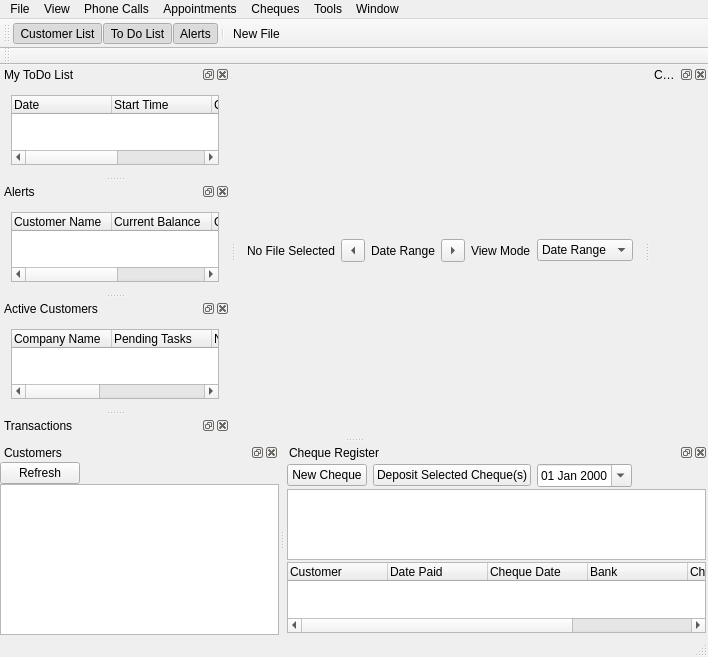
<?xml version="1.0" encoding="UTF-8"?>
<ui version="4.0">
 <class>DCMainWindow</class>
 <widget class="QMainWindow" name="DCMainWindow">
  <property name="geometry">
   <rect>
    <x>0</x>
    <y>0</y>
    <width>708</width>
    <height>657</height>
   </rect>
  </property>
  <property name="windowTitle">
   <string>Collection</string>
  </property>
  <property name="windowIcon">
   <iconset resource="res.qrc">
    <normaloff>:/images/tickets.ico</normaloff>:/images/tickets.ico</iconset>
  </property>
  <widget class="QWidget" name="centralWidget">
   <layout class="QVBoxLayout" name="verticalLayout_2">
    <item>
     <layout class="QHBoxLayout" name="horizontalLayout">
      <property name="sizeConstraint">
       <enum>QLayout::SetMinAndMaxSize</enum>
      </property>
      <item>
       <widget class="QLabel" name="lblCurrentFile">
        <property name="maximumSize">
         <size>
          <width>16777215</width>
          <height>25</height>
         </size>
        </property>
        <property name="styleSheet">
         <string notr="true">font: 16pt &quot;MS Shell Dlg 2&quot;;</string>
        </property>
        <property name="text">
         <string>No File Selected</string>
        </property>
       </widget>
      </item>
      <item>
       <widget class="QToolButton" name="cmdDateLeft">
        <property name="text">
         <string>...</string>
        </property>
        <property name="arrowType">
         <enum>Qt::LeftArrow</enum>
        </property>
       </widget>
      </item>
      <item>
       <widget class="QLabel" name="lblDateRange">
        <property name="maximumSize">
         <size>
          <width>16777215</width>
          <height>25</height>
         </size>
        </property>
        <property name="styleSheet">
         <string notr="true">font: 16pt &quot;MS Shell Dlg 2&quot;;</string>
        </property>
        <property name="text">
         <string>Date Range</string>
        </property>
       </widget>
      </item>
      <item>
       <widget class="QToolButton" name="cmdDateRight">
        <property name="text">
         <string>...</string>
        </property>
        <property name="arrowType">
         <enum>Qt::RightArrow</enum>
        </property>
       </widget>
      </item>
      <item>
       <widget class="QLabel" name="label">
        <property name="text">
         <string>View Mode</string>
        </property>
       </widget>
      </item>
      <item>
       <widget class="QComboBox" name="cboCalendarMode">
        <item>
         <property name="text">
          <string>Date Range</string>
         </property>
        </item>
        <item>
         <property name="text">
          <string>Month</string>
         </property>
        </item>
       </widget>
      </item>
     </layout>
    </item>
    <item>
     <layout class="QVBoxLayout" name="calendarLayout"/>
    </item>
   </layout>
  </widget>
  <widget class="QMenuBar" name="menuBar">
   <property name="geometry">
    <rect>
     <x>0</x>
     <y>0</y>
     <width>708</width>
     <height>21</height>
    </rect>
   </property>
   <widget class="QMenu" name="menuFile">
    <property name="title">
     <string>File</string>
    </property>
    <addaction name="actionNew_File"/>
    <addaction name="separator"/>
    <addaction name="actionLog_Off"/>
    <addaction name="actionExit"/>
   </widget>
   <widget class="QMenu" name="menuView">
    <property name="title">
     <string>View</string>
    </property>
    <addaction name="actionCustomer_List"/>
    <addaction name="actionTo_Do_List"/>
    <addaction name="actionAlerts"/>
    <addaction name="separator"/>
    <addaction name="actionStatus_Bar"/>
    <addaction name="actionTool_Bar"/>
   </widget>
   <widget class="QMenu" name="menuWindow">
    <property name="title">
     <string>Window</string>
    </property>
    <addaction name="actionTile_Vertically"/>
    <addaction name="actionTile_Horizontally"/>
    <addaction name="separator"/>
   </widget>
   <widget class="QMenu" name="menuTools">
    <property name="title">
     <string>Tools</string>
    </property>
    <addaction name="actionAction_Types"/>
   </widget>
   <widget class="QMenu" name="menuAppointments">
    <property name="title">
     <string>Appointments</string>
    </property>
    <addaction name="actionNew_Appointment"/>
    <addaction name="actionShow_Appointment_List"/>
   </widget>
   <widget class="QMenu" name="menuPhone_Calls">
    <property name="title">
     <string>Phone Calls</string>
    </property>
    <addaction name="actionNew_Call"/>
   </widget>
   <widget class="QMenu" name="menuCheques">
    <property name="title">
     <string>Cheques</string>
    </property>
    <addaction name="actionNew_Cheque"/>
    <addaction name="actionView_Register"/>
   </widget>
   <addaction name="menuFile"/>
   <addaction name="menuView"/>
   <addaction name="menuPhone_Calls"/>
   <addaction name="menuAppointments"/>
   <addaction name="menuCheques"/>
   <addaction name="menuTools"/>
   <addaction name="menuWindow"/>
  </widget>
  <widget class="QToolBar" name="mainToolBar">
   <property name="windowTitle">
    <string>Main Toolbar</string>
   </property>
   <property name="toolButtonStyle">
    <enum>Qt::ToolButtonIconOnly</enum>
   </property>
   <attribute name="toolBarArea">
    <enum>TopToolBarArea</enum>
   </attribute>
   <attribute name="toolBarBreak">
    <bool>false</bool>
   </attribute>
   <addaction name="actionCustomer_List"/>
   <addaction name="actionTo_Do_List"/>
   <addaction name="actionAlerts"/>
   <addaction name="separator"/>
   <addaction name="actionNew_File"/>
  </widget>
  <widget class="QStatusBar" name="statusBar"/>
  <widget class="QDockWidget" name="dockCustomerList">
   <property name="windowTitle">
    <string>Customers</string>
   </property>
   <attribute name="dockWidgetArea">
    <number>8</number>
   </attribute>
   <widget class="QWidget" name="dockWidgetContents">
    <layout class="QVBoxLayout" name="verticalLayout">
     <property name="spacing">
      <number>0</number>
     </property>
     <property name="margin">
      <number>0</number>
     </property>
     <item>
      <layout class="QHBoxLayout" name="horizontalLayout_3">
       <item>
        <widget class="QPushButton" name="cmdRefreshAgeing">
         <property name="text">
          <string>Refresh</string>
         </property>
        </widget>
       </item>
       <item>
        <spacer name="horizontalSpacer_2">
         <property name="orientation">
          <enum>Qt::Horizontal</enum>
         </property>
         <property name="sizeHint" stdset="0">
          <size>
           <width>40</width>
           <height>20</height>
          </size>
         </property>
        </spacer>
       </item>
      </layout>
     </item>
     <item>
      <widget class="QTreeView" name="trvAgeing">
       <attribute name="headerStretchLastSection">
        <bool>false</bool>
       </attribute>
      </widget>
     </item>
    </layout>
   </widget>
  </widget>
  <widget class="QDockWidget" name="dockToDo">
   <property name="windowTitle">
    <string>My ToDo List</string>
   </property>
   <attribute name="dockWidgetArea">
    <number>1</number>
   </attribute>
   <widget class="QWidget" name="dockWidgetContents_2">
    <layout class="QVBoxLayout" name="verticalLayout_3">
     <item>
      <widget class="QTreeWidget" name="trvToDoList">
       <column>
        <property name="text">
         <string>Date</string>
        </property>
       </column>
       <column>
        <property name="text">
         <string>Start Time</string>
        </property>
       </column>
       <column>
        <property name="text">
         <string>Customer</string>
        </property>
       </column>
       <column>
        <property name="text">
         <string>Subject</string>
        </property>
       </column>
      </widget>
     </item>
    </layout>
   </widget>
  </widget>
  <widget class="QDockWidget" name="dockWidget">
   <property name="windowTitle">
    <string>Alerts</string>
   </property>
   <attribute name="dockWidgetArea">
    <number>1</number>
   </attribute>
   <widget class="QWidget" name="dockWidgetContents_3">
    <layout class="QVBoxLayout" name="verticalLayout_4">
     <item>
      <widget class="QTreeWidget" name="treeWidget_3">
       <column>
        <property name="text">
         <string>Customer Name</string>
        </property>
       </column>
       <column>
        <property name="text">
         <string>Current Balance</string>
        </property>
       </column>
       <column>
        <property name="text">
         <string>Overdue Amount</string>
        </property>
       </column>
       <column>
        <property name="text">
         <string>Status</string>
        </property>
       </column>
      </widget>
     </item>
    </layout>
   </widget>
  </widget>
  <widget class="QToolBar" name="toolBar">
   <property name="windowTitle">
    <string>Search Toolbar</string>
   </property>
   <attribute name="toolBarArea">
    <enum>TopToolBarArea</enum>
   </attribute>
   <attribute name="toolBarBreak">
    <bool>true</bool>
   </attribute>
  </widget>
  <widget class="QDockWidget" name="dockCalendar">
   <property name="windowTitle">
    <string>Collection Calendar</string>
   </property>
   <attribute name="dockWidgetArea">
    <number>2</number>
   </attribute>
   <widget class="QWidget" name="dockWidgetContents_4">
    <layout class="QVBoxLayout" name="verticalLayout_5">
     <property name="spacing">
      <number>0</number>
     </property>
     <property name="margin">
      <number>0</number>
     </property>
     <item>
      <widget class="ExtendedCalendarWidget" name="widget" native="true"/>
     </item>
    </layout>
   </widget>
  </widget>
  <widget class="QDockWidget" name="dockWidget_2">
   <property name="windowTitle">
    <string>Active Customers</string>
   </property>
   <attribute name="dockWidgetArea">
    <number>1</number>
   </attribute>
   <widget class="QWidget" name="dockWidgetContents_5">
    <layout class="QVBoxLayout" name="verticalLayout_6">
     <item>
      <widget class="QTreeWidget" name="trvActiveCustomers">
       <column>
        <property name="text">
         <string>Company Name</string>
        </property>
       </column>
       <column>
        <property name="text">
         <string>Pending Tasks</string>
        </property>
       </column>
       <column>
        <property name="text">
         <string>Next Task</string>
        </property>
       </column>
       <column>
        <property name="text">
         <string>Comment</string>
        </property>
       </column>
       <column>
        <property name="text">
         <string>Total Balance</string>
        </property>
       </column>
      </widget>
     </item>
    </layout>
   </widget>
  </widget>
  <widget class="QDockWidget" name="dockTransactions">
   <property name="windowTitle">
    <string>Transactions</string>
   </property>
   <attribute name="dockWidgetArea">
    <number>1</number>
   </attribute>
   <widget class="QWidget" name="dockWidgetContents_6">
    <layout class="QVBoxLayout" name="verticalLayout_7" stretch="0">
     <property name="spacing">
      <number>1</number>
     </property>
     <property name="margin">
      <number>1</number>
     </property>
     <item>
      <widget class="TransactionView" name="transWidget" native="true"/>
     </item>
    </layout>
   </widget>
  </widget>
  <widget class="QDockWidget" name="dockChequeRegister">
   <property name="features">
    <set>QDockWidget::AllDockWidgetFeatures</set>
   </property>
   <property name="windowTitle">
    <string>Cheque Register</string>
   </property>
   <attribute name="dockWidgetArea">
    <number>8</number>
   </attribute>
   <widget class="QWidget" name="dockWidgetContents_7">
    <layout class="QVBoxLayout" name="verticalLayout_8">
     <property name="spacing">
      <number>2</number>
     </property>
     <property name="margin">
      <number>2</number>
     </property>
     <item>
      <layout class="QHBoxLayout" name="horizontalLayout_2">
       <item>
        <widget class="QPushButton" name="cmdNewCheque">
         <property name="text">
          <string>New Cheque</string>
         </property>
        </widget>
       </item>
       <item>
        <widget class="QPushButton" name="cmdDeposit">
         <property name="text">
          <string>Deposit Selected Cheque(s)</string>
         </property>
        </widget>
       </item>
       <item>
        <widget class="QDateEdit" name="dtpChequeDate">
         <property name="displayFormat">
          <string>dd MMM yyyy</string>
         </property>
         <property name="calendarPopup">
          <bool>true</bool>
         </property>
        </widget>
       </item>
       <item>
        <spacer name="horizontalSpacer">
         <property name="orientation">
          <enum>Qt::Horizontal</enum>
         </property>
         <property name="sizeHint" stdset="0">
          <size>
           <width>40</width>
           <height>20</height>
          </size>
         </property>
        </spacer>
       </item>
      </layout>
     </item>
     <item>
      <widget class="CustomQueryView" name="lstCheques"/>
     </item>
     <item>
      <widget class="QTreeWidget" name="trvChequeList">
       <property name="alternatingRowColors">
        <bool>true</bool>
       </property>
       <column>
        <property name="text">
         <string>Customer</string>
        </property>
       </column>
       <column>
        <property name="text">
         <string>Date Paid</string>
        </property>
       </column>
       <column>
        <property name="text">
         <string>Cheque Date</string>
        </property>
       </column>
       <column>
        <property name="text">
         <string>Bank</string>
        </property>
       </column>
       <column>
        <property name="text">
         <string>Cheque No</string>
        </property>
       </column>
       <column>
        <property name="text">
         <string>Amount</string>
        </property>
       </column>
      </widget>
     </item>
    </layout>
   </widget>
  </widget>
  <action name="actionLog_Off">
   <property name="icon">
    <iconset resource="res.qrc">
     <normaloff>:/images/Remove-Male-User.ico</normaloff>:/images/Remove-Male-User.ico</iconset>
   </property>
   <property name="text">
    <string>Log Off</string>
   </property>
  </action>
  <action name="actionExit">
   <property name="icon">
    <iconset resource="res.qrc">
     <normaloff>:/images/packing.ico</normaloff>:/images/packing.ico</iconset>
   </property>
   <property name="text">
    <string>Exit</string>
   </property>
  </action>
  <action name="actionCustomer_List">
   <property name="checkable">
    <bool>true</bool>
   </property>
   <property name="checked">
    <bool>true</bool>
   </property>
   <property name="icon">
    <iconset resource="res.qrc">
     <normaloff>:/images/distributor-report.ico</normaloff>:/images/distributor-report.ico</iconset>
   </property>
   <property name="text">
    <string>Customer List</string>
   </property>
  </action>
  <action name="actionTo_Do_List">
   <property name="checkable">
    <bool>true</bool>
   </property>
   <property name="checked">
    <bool>true</bool>
   </property>
   <property name="icon">
    <iconset resource="res.qrc">
     <normaloff>:/images/sign-up.ico</normaloff>:/images/sign-up.ico</iconset>
   </property>
   <property name="text">
    <string>To Do List</string>
   </property>
  </action>
  <action name="actionAlerts">
   <property name="checkable">
    <bool>true</bool>
   </property>
   <property name="checked">
    <bool>true</bool>
   </property>
   <property name="icon">
    <iconset resource="res.qrc">
     <normaloff>:/images/Select-Language.ico</normaloff>:/images/Select-Language.ico</iconset>
   </property>
   <property name="text">
    <string>Alerts</string>
   </property>
  </action>
  <action name="actionStatus_Bar">
   <property name="checkable">
    <bool>true</bool>
   </property>
   <property name="checked">
    <bool>true</bool>
   </property>
   <property name="text">
    <string>Status Bar</string>
   </property>
  </action>
  <action name="actionTool_Bar">
   <property name="checkable">
    <bool>true</bool>
   </property>
   <property name="checked">
    <bool>true</bool>
   </property>
   <property name="text">
    <string>Tool Bar</string>
   </property>
  </action>
  <action name="actionTile_Vertically">
   <property name="text">
    <string>Tile Vertically</string>
   </property>
  </action>
  <action name="actionTile_Horizontally">
   <property name="text">
    <string>Tile Horizontally</string>
   </property>
  </action>
  <action name="actionNew_File">
   <property name="icon">
    <iconset resource="res.qrc">
     <normaloff>:/images/add-event.ico</normaloff>:/images/add-event.ico</iconset>
   </property>
   <property name="text">
    <string>New File</string>
   </property>
   <property name="toolTip">
    <string>New File</string>
   </property>
   <property name="shortcut">
    <string>Ctrl+N</string>
   </property>
  </action>
  <action name="actionAction_Types">
   <property name="text">
    <string>Action Types</string>
   </property>
  </action>
  <action name="actionNew_Appointment">
   <property name="text">
    <string>New Appointment</string>
   </property>
  </action>
  <action name="actionShow_Appointment_List">
   <property name="text">
    <string>Show Appointment List</string>
   </property>
  </action>
  <action name="actionNew_Call">
   <property name="text">
    <string>Start New Actions</string>
   </property>
   <property name="toolTip">
    <string>New Action</string>
   </property>
  </action>
  <action name="actionNew_Cheque">
   <property name="text">
    <string>New Cheque</string>
   </property>
  </action>
  <action name="actionView_Register">
   <property name="text">
    <string>View Register</string>
   </property>
  </action>
 </widget>
 <layoutdefault spacing="6" margin="11"/>
 <customwidgets>
  <customwidget>
   <class>CustomQueryView</class>
   <extends>QTreeView</extends>
   <header>customqueryview.h</header>
  </customwidget>
  <customwidget>
   <class>ExtendedCalendarWidget</class>
   <extends>QWidget</extends>
   <header>extendedcalendarwidget.h</header>
   <container>1</container>
  </customwidget>
  <customwidget>
   <class>TransactionView</class>
   <extends>QWidget</extends>
   <header>transactionview.h</header>
   <container>1</container>
  </customwidget>
 </customwidgets>
 <resources>
  <include location="res.qrc"/>
 </resources>
 <connections>
  <connection>
   <sender>actionCustomer_List</sender>
   <signal>toggled(bool)</signal>
   <receiver>dockCustomerList</receiver>
   <slot>setVisible(bool)</slot>
   <hints>
    <hint type="sourcelabel">
     <x>-1</x>
     <y>-1</y>
    </hint>
    <hint type="destinationlabel">
     <x>44</x>
     <y>242</y>
    </hint>
   </hints>
  </connection>
  <connection>
   <sender>dockCustomerList</sender>
   <signal>visibilityChanged(bool)</signal>
   <receiver>actionCustomer_List</receiver>
   <slot>setChecked(bool)</slot>
   <hints>
    <hint type="sourcelabel">
     <x>44</x>
     <y>242</y>
    </hint>
    <hint type="destinationlabel">
     <x>-1</x>
     <y>-1</y>
    </hint>
   </hints>
  </connection>
  <connection>
   <sender>actionTool_Bar</sender>
   <signal>toggled(bool)</signal>
   <receiver>mainToolBar</receiver>
   <slot>setVisible(bool)</slot>
   <hints>
    <hint type="sourcelabel">
     <x>-1</x>
     <y>-1</y>
    </hint>
    <hint type="destinationlabel">
     <x>337</x>
     <y>32</y>
    </hint>
   </hints>
  </connection>
  <connection>
   <sender>actionTo_Do_List</sender>
   <signal>toggled(bool)</signal>
   <receiver>dockToDo</receiver>
   <slot>setVisible(bool)</slot>
   <hints>
    <hint type="sourcelabel">
     <x>-1</x>
     <y>-1</y>
    </hint>
    <hint type="destinationlabel">
     <x>136</x>
     <y>148</y>
    </hint>
   </hints>
  </connection>
  <connection>
   <sender>dockToDo</sender>
   <signal>visibilityChanged(bool)</signal>
   <receiver>actionTo_Do_List</receiver>
   <slot>setChecked(bool)</slot>
   <hints>
    <hint type="sourcelabel">
     <x>136</x>
     <y>148</y>
    </hint>
    <hint type="destinationlabel">
     <x>-1</x>
     <y>-1</y>
    </hint>
   </hints>
  </connection>
  <connection>
   <sender>actionAlerts</sender>
   <signal>toggled(bool)</signal>
   <receiver>dockWidget</receiver>
   <slot>setVisible(bool)</slot>
   <hints>
    <hint type="sourcelabel">
     <x>-1</x>
     <y>-1</y>
    </hint>
    <hint type="destinationlabel">
     <x>136</x>
     <y>281</y>
    </hint>
   </hints>
  </connection>
  <connection>
   <sender>dockWidget</sender>
   <signal>visibilityChanged(bool)</signal>
   <receiver>actionAlerts</receiver>
   <slot>setChecked(bool)</slot>
   <hints>
    <hint type="sourcelabel">
     <x>136</x>
     <y>281</y>
    </hint>
    <hint type="destinationlabel">
     <x>-1</x>
     <y>-1</y>
    </hint>
   </hints>
  </connection>
  <connection>
   <sender>actionStatus_Bar</sender>
   <signal>toggled(bool)</signal>
   <receiver>statusBar</receiver>
   <slot>setVisible(bool)</slot>
   <hints>
    <hint type="sourcelabel">
     <x>-1</x>
     <y>-1</y>
    </hint>
    <hint type="destinationlabel">
     <x>337</x>
     <y>577</y>
    </hint>
   </hints>
  </connection>
 </connections>
</ui>
